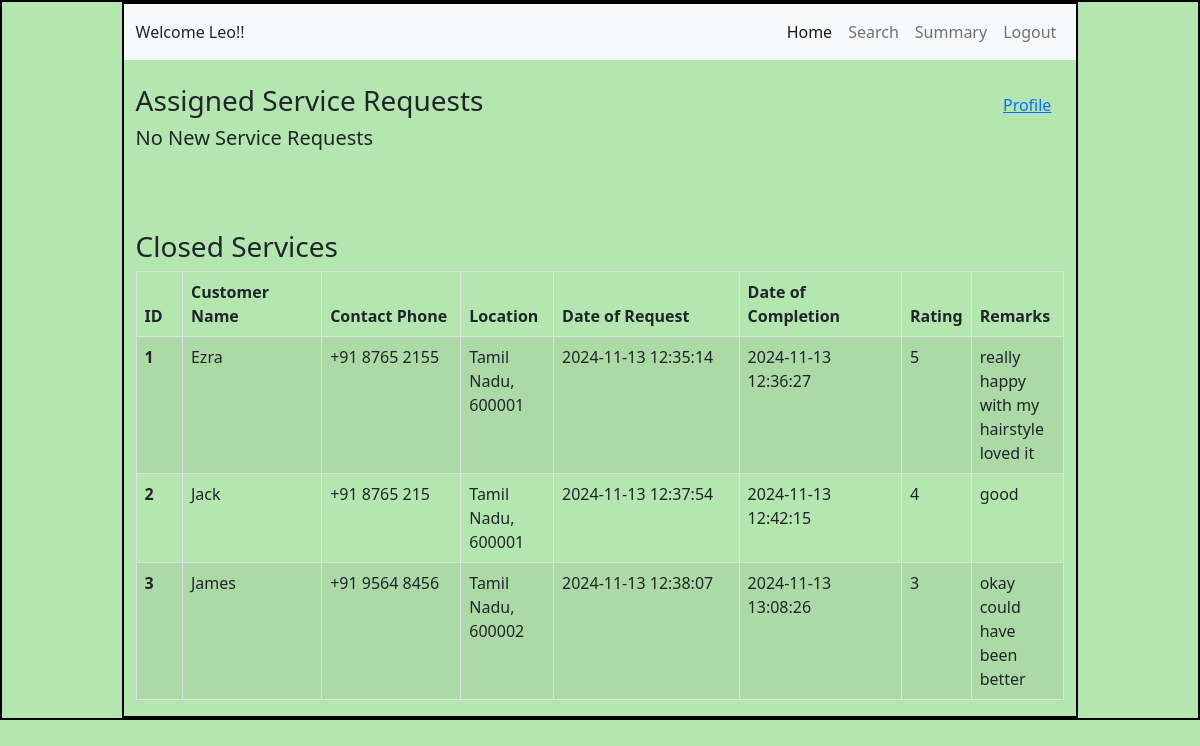
Screenshot of /professional/home (signed in) with the database file from the repository.
### backend/models.py (models this page shows, shortened)
class Professional(db.Model):
    __tablename__ = 'professional'
    id = db.Column(db.String, primary_key=True)
    email = db.Column(db.String, nullable=False, unique=True)
    password = db.Column(db.String, nullable=False)
    fullname = db.Column(db.String, nullable=False)
    service_name = db.Column(db.String, nullable=False)
    specification = db.Column(db.String, nullable=False)
    phone = db.Column(db.String, nullable=False)
    experience = db.Column(db.String, nullable=False)
    documents = db.Column(db.String, nullable=True)
    address = db.Column(db.String, nullable=False)
    pincode = db.Column(db.String, nullable=False)
    avg_rating = db.Column(db.Integer, nullable=True)
    status = db.Column(db.String, nullable=False, default='Pending')
    is_approved = db.Column(db.Boolean, nullable=False, default=False)
    is_blocked = db.Column(db.Boolean, nullable=False, default=False)
    service_requests = db.relationship('ServiceRequest', backref='professional', cascade='all, delete-orphan')

class ServiceRequest(db.Model):
    __tablename__ = 'service_request'
    id = db.Column(db.Integer, primary_key=True)
    service_id = db.Column(db.String, db.ForeignKey('service.id'), nullable=False)
    customer_id = db.Column(db.String, db.ForeignKey('customer.id'), nullable=False)
    professional_id = db.Column(db.String, db.ForeignKey('professional.id'), nullable=False)
    date_of_request = db.Column(db.String, nullable=False)
    date_of_completion = db.Column(db.String, nullable=True)
    status = db.Column(db.String, nullable=False)
    rating = db.Column(db.Integer, nullable=True)
    remarks = db.Column(db.String, nullable=True)

class Customer(db.Model):
    __tablename__ = 'customer'
    id = db.Column(db.String, primary_key=True)
    email = db.Column(db.String, nullable=False, unique=True)
    password = db.Column(db.String, nullable=False)
    fullname = db.Column(db.String, nullable=False)
    phone = db.Column(db.String, nullable=False)
    address = db.Column(db.String, nullable=False)
    pincode = db.Column(db.String, nullable=False)
    is_blocked = db.Column(db.Boolean, nullable=False, default=False)
    service_requests = db.relationship('ServiceRequest', backref='customer', cascade='all, delete')

### backend/controllers.py (the view)
@app.route("/professional/home", methods=["GET", "POST"])
def professional_home():
    pro_id = session.get('pro_id')
    if not pro_id:
        return redirect(url_for('user_login'))
    pro = Professional.query.get(pro_id)
    if not pro:
        flash('Professional not found.', 'error')
        return redirect(url_for('user_login'))
    service_requests = ServiceRequest.query.filter_by(professional_id=pro_id, status='Requested').all()
    closed_service_requests = ServiceRequest.query.filter_by(professional_id=pro_id, status='Closed').all()
    return render_template(
        "pro_home.html",
        name=pro.fullname,
        pro=pro,
        service_requests=service_requests,
        closed_service_requests=closed_service_requests,
        average_rating=pro.avg_rating
    )

### templates/pro_home.html (shortened to what this page needs)
<!DOCTYPE html>
<html lang="en">
<head>
    <link rel="stylesheet" href="/static/style.css">
    <link href="https://cdn.jsdelivr.net/npm/bootstrap@5.0.2/dist/css/bootstrap.min.css" rel="stylesheet">
</head>
<body style="background-color:rgb(180, 230, 176);">
    <div id="container">
        <div id="panel" style="height: auto;">
            <nav class="navbar navbar-expand-lg navbar-light bg-light">
                <div class="container-fluid">
                    <label> Welcome {{name}}!! </label>
                    <div class="d-flex-md-end">
                        <div class="collapse navbar-collapse" id="navbarSupportedContent">
                            <ul class="navbar-nav">
                                <li class="nav-item">
                                    <a class="nav-link  active" aria-current="page" href="/professional/home">Home</a>
                                </li>
                                <li class="nav-item">
                                    <a class="nav-link" href="/professional/search">Search</a>
                                </li>
                                <li class="nav-item">
                                    <a class="nav-link" href="/professional/summary">Summary</a>
                                </li>
                                <li class="nav-item">
                                    <a class="nav-link" href="/logout">Logout</a>
                                </li>
                            </ul>
                        </div>
                    </div>
                </div>
            </nav>
            <div class="container mt-4">
                <div class="d-flex justify-content-between align-items-center">
                    <h3>Assigned Service Requests</h3>
                    <button class="btn btn-link" data-bs-toggle="modal" data-bs-target="#profileModal">Profile</button>
                </div>
                {% if service_requests %}
                    <table class="table table-striped table-bordered">
                        <thead>
                            <tr>
                                <th scope="col" style="width: 10%;">ID</th>
                                <th scope="col" style="width: 20%;">Customer Name</th>
                                <th scope="col" style="width: 20%;">Contact Phone</th>
                                <th scope="col" style="width: 20%;">Location (with Pin code)</th>
                                <th scope="col" style="width: 30%;" class="text-center">Action</th>
                            </tr>
                        </thead>
                        <tbody>
                        {% for service_request in service_requests %}
                            <tr>
                                <th scope="row">{{ loop.index }}</th>
                                <td>{{ service_request.customer.fullname }}</td>
                                <td>{{ service_request.customer.phone }}</td>
                                <td>{{ service_request.customer.address }}, {{ service_request.customer.pincode }}</td>
                                <td class="text-center">
                                    {% if service_request.status == 'Accepted' %}
                                        <span>Accepted</span>
                                    {% else %}
                                        {% if current_professional_has_open_requests %}
                                            <span>Cannot accept new requests until current one is closed.</span>
                                        {% else %}
                                            <form action="/professional/accept/{{ service_request.id }}" method="post" style="display:inline;">
                                                <button type="submit" class="btn btn-success me-1">Accept</button>
                                            </form>
                                            <form action="/professional/reject/{{ service_request.id }}" method="post" style="display:inline;">
                                                <button type="submit" class="btn btn-danger">Reject</button>
                                            </form>
                                        {% endif %}
                                    {% endif %}
                                </td>
                            </tr>
                        {% endfor %}
                        </tbody>
                    </table>
                {% else %}
                    <h5>No New Service Requests</h5>
                {% endif %}
                <br><br>
            </div>
                        <div class="container mt-4">
                        <h3>Closed Services</h3>
                        {% if closed_service_requests %}
                            <table class="table table-striped table-bordered">
                                <thead>
                                    <tr>
                                        <th scope="col" style="width: 5%;">ID</th>
                                        <th scope="col" style="width: 15%;">Customer Name</th>
                                        <th scope="col" style="width: 15%;">Contact Phone</th>
                                        <th scope="col" style="width: 10%;">Location </th>
                                        <th scope="col" style="width: 20%;">Date of Request</th>
                                        <th scope="col" style="width: 20;">Date of Completion</th">
                                        <th scope="col" style="width: 5%;">Rating</th>
                                        <th scope="col" style="width: 10%;">Remarks</th>
                                    </tr>
                                </thead>
                                <tbody>
                                {% for closed_service in closed_service_requests %}
                                    <tr>
                                        <th scope="row">{{ loop.index }}</th>
                                        <td>{{ closed_service.customer.fullname }}</td>
                                        <td>{{ closed_service.customer.phone }}</td>
                                        <td>{{ closed_service.customer.address }}, {{ closed_service.customer.pincode }}</td>
                                        <td>{{ closed_service.date_of_request }}</td>
                                        <td>{{ closed_service.date_of_completion }}</td>
                                        <td>{{ closed_service.rating }}</td>
                                        <td>{{ closed_service.remarks }}</td>
                                    </tr>
                                {% endfor %}
                                </tbody>
                            </table>
                        {% else %}
                            <h5>No Services Closed</h5>
                        {% endif %}
                        </div>
        </div>
    </div>
</body>
</html>

### static/style.css (style rules this page uses)
* { margin: 0px; }
#container, #panel { border: 2px solid black; }
#panel { width: 80%; margin: auto; height: 1000px; }
table { width: 100%; border-collapse: collapse; }
table, th, td { border: 1px solid #ddd; }
th, td { padding: 8px; text-align: left; }

### rows the page displays
Professional: fullname "Leo"
ServiceRequest: customer.fullname "Ezra", customer.phone "+91 8765 2155", customer.address "Tamil Nadu", customer.pincode "600001", date_of_request "2024-11-13 12:35:14", date_of_completion "2024-11-13 12:36:27", rating "5", remarks "really happy with my hairstyle loved it"
ServiceRequest: customer.fullname "Jack", customer.phone "+91 8765 215", customer.address "Tamil Nadu", customer.pincode "600001", date_of_request "2024-11-13 12:37:54", date_of_completion "2024-11-13 12:42:15", rating "4", remarks "good"
ServiceRequest: customer.fullname "James", customer.phone "+91 9564 8456", customer.address "Tamil Nadu", customer.pincode "600002", date_of_request "2024-11-13 12:38:07", date_of_completion "2024-11-13 13:08:26", rating "3", remarks "okay could have been better"
